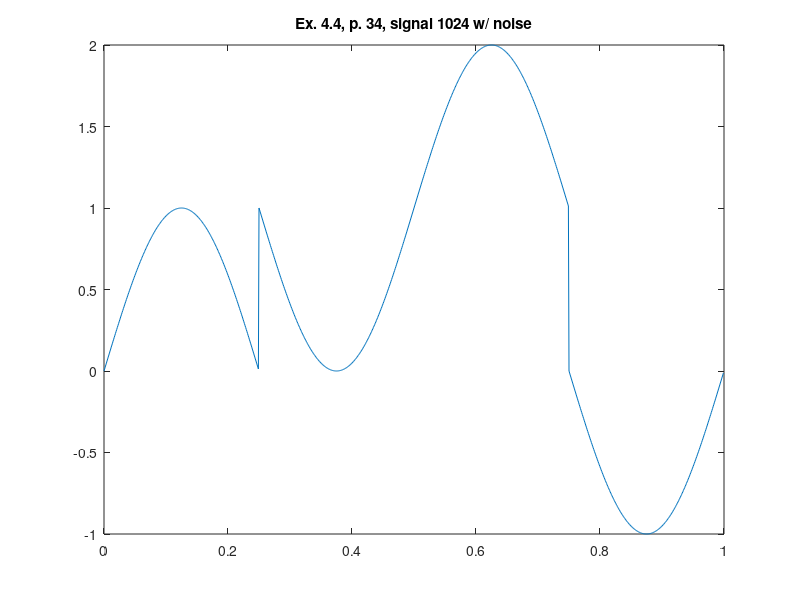

This figure's MATLAB source:
%% ========================================================================
%% Programmatic octave notes on "Ripples in Mathematics" by A. Jensen
%% and A. la Cour-Harbo written with a deep gratitude to the authors for
%% this wonderful text. 
%% 
%% Reconstruction of graphs in ex 4.4, p.34, CDF44, w/o noise.
%%
%% Author: Vladimir Kulyukin
%% 
%% NB: I have tested this code in Octave 4.
%% =========================================================================
t = (1.0/1024)*[0:1023];

%%y_ex_4_3_chirp_512_p33 = arrayfun(@(x) sin(x*x), t);

y_ex_4_4_1024_no_noise_p34 = [
0.0
0.012271538285719925
0.024541228522912288
0.03680722294135883
0.049067674327418015
0.06132073630220858
0.07356456359966743
0.0857973123444399
0.0980171403295606
0.11022220729388306
0.1224106751992162
0.13458070850712617
0.14673047445536175
0.15885814333386145
0.17096188876030122
0.18303988795514095
0.19509032201612825
0.20711137619221856
0.2191012401568698
0.2310581082806711
0.24298017990326387
0.25486565960451457
0.26671275747489837
0.27851968938505306
0.29028467725446233
0.3020059493192281
0.3136817403988915
0.3253102921622629
0.33688985339222005
0.34841868024943456
0.3598950365349881
0.37131719395183754
0.3826834323650898
0.3939920400610481
0.40524131400498986
0.41642956009763715
0.4275550934302821
0.43861623853852766
0.44961132965460654
0.46053871095824
0.47139673682599764
0.4821837720791227
0.49289819222978404
0.5035383837257176
0.5141027441932217
0.524589682678469
0.5349976198870972
0.5453249884220465
0.5555702330196022
0.5657318107836131
0.5758081914178453
0.5857978574564389
0.5956993044924334
0.6055110414043255
0.6152315905806268
0.6248594881423863
0.6343932841636455
0.6438315428897914
0.6531728429537768
0.6624157775901718
0.6715589548470183
0.680600997795453
0.6895405447370668
0.6983762494089729
0.7071067811865475
0.7157308252838186
0.7242470829514669
0.7326542716724128
0.7409511253549591
0.7491363945234593
0.7572088465064846
0.765167265622459
0.7730104533627369
0.7807372285720944
0.7883464276266062
0.7958369046088836
0.8032075314806448
0.8104571982525948
0.8175848131515837
0.8245893027850253
0.8314696123025452
0.838224705554838
0.844853565249707
0.8513551931052652
0.8577286100002721
0.8639728561215867
0.8700869911087113
0.8760700941954066
0.8819212643483549
0.8876396204028539
0.8932243011955153
0.8986744656939538
0.9039892931234433
0.9091679830905224
0.9142097557035307
0.9191138516900578
0.9238795325112867
0.9285060804732156
0.9329927988347388
0.937339011912575
0.9415440651830208
0.9456073253805213
0.9495281805930367
0.9533060403541938
0.9569403357322089
0.9604305194155658
0.9637760657954398
0.9669764710448521
0.970031253194544
0.9729399522055601
0.9757021300385286
0.9783173707196277
0.9807852804032304
0.9831054874312163
0.9852776423889412
0.9873014181578584
0.989176509964781
0.99090263542778
0.99247953459871
0.9939069700023561
0.9951847266721968
0.996312612182778
0.9972904566786902
0.9981181129001492
0.9987954562051724
0.9993223845883495
0.9996988186962042
0.9999247018391445
1.0
0.9999247018391445
0.9996988186962042
0.9993223845883495
0.9987954562051724
0.9981181129001492
0.9972904566786902
0.996312612182778
0.9951847266721969
0.9939069700023561
0.99247953459871
0.99090263542778
0.989176509964781
0.9873014181578584
0.9852776423889412
0.9831054874312163
0.9807852804032304
0.9783173707196277
0.9757021300385286
0.9729399522055602
0.970031253194544
0.9669764710448521
0.9637760657954398
0.9604305194155659
0.9569403357322089
0.9533060403541939
0.9495281805930367
0.9456073253805214
0.9415440651830208
0.937339011912575
0.9329927988347388
0.9285060804732156
0.9238795325112867
0.9191138516900578
0.9142097557035307
0.9091679830905225
0.9039892931234434
0.8986744656939539
0.8932243011955152
0.8876396204028539
0.881921264348355
0.8760700941954066
0.8700869911087115
0.8639728561215868
0.8577286100002721
0.8513551931052652
0.8448535652497072
0.8382247055548382
0.8314696123025453
0.8245893027850252
0.8175848131515837
0.8104571982525948
0.8032075314806449
0.7958369046088836
0.7883464276266063
0.7807372285720946
0.7730104533627371
0.7651672656224591
0.7572088465064847
0.7491363945234593
0.740951125354959
0.7326542716724128
0.7242470829514669
0.7157308252838187
0.7071067811865476
0.6983762494089729
0.689540544737067
0.6806009977954532
0.6715589548470186
0.662415777590172
0.6531728429537766
0.6438315428897914
0.6343932841636455
0.6248594881423863
0.6152315905806269
0.6055110414043255
0.5956993044924335
0.585797857456439
0.5758081914178454
0.5657318107836135
0.5555702330196022
0.5453249884220464
0.5349976198870972
0.524589682678469
0.5141027441932218
0.5035383837257177
0.49289819222978415
0.4821837720791229
0.47139673682599786
0.4605387109582402
0.4496113296546069
0.43861623853852755
0.42755509343028203
0.41642956009763715
0.4052413140049899
0.39399204006104815
0.3826834323650899
0.3713171939518377
0.35989503653498833
0.3484186802494348
0.33688985339222033
0.32531029216226326
0.3136817403988914
0.30200594931922803
0.2902846772544624
0.27851968938505317
0.2667127574748985
0.2548656596045147
0.24298017990326407
0.23105810828067133
0.21910124015687005
0.20711137619221884
0.1950903220161286
0.1830398879551409
0.17096188876030122
0.15885814333386147
0.1467304744553618
0.13458070850712628
0.12241067519921635
0.11022220729388324
0.09801714032956083
0.08579731234444016
0.07356456359966773
0.06132073630220849
0.049067674327417966
0.03680722294135883
0.024541228522912326
0.012271538285720007
1.0000000000000002
0.9877284617142802
0.9754587714770879
0.9631927770586414
0.9509323256725822
0.9386792636977918
0.9264354364003325
0.9142026876555601
0.9019828596704395
0.889777792706117
0.8775893248007839
0.865419291492874
0.8532695255446384
0.8411418566661388
0.8290381112396991
0.8169601120448593
0.8049096779838716
0.7928886238077815
0.7808987598431302
0.7689418917193289
0.7570198200967362
0.7451343403954855
0.7332872425251018
0.7214803106149471
0.709715322745538
0.6979940506807722
0.6863182596011088
0.674689707837737
0.66311014660778
0.6515813197505654
0.6401049634650119
0.6286828060481626
0.6173165676349104
0.6060079599389521
0.5947586859950103
0.5835704399023631
0.5724449065697181
0.5613837614614727
0.5503886703453933
0.5394612890417599
0.5286032631740023
0.5178162279208773
0.5071018077702161
0.49646161627428254
0.48589725580677845
0.4754103173215313
0.46500238011290307
0.45467501157795387
0.44442976698039804
0.43426818921638677
0.42419180858215466
0.41420214254356114
0.40430069550756675
0.39448895859567457
0.3847684094193733
0.37514051185761377
0.36560671583635473
0.3561684571102087
0.34682715704622347
0.3375842224098282
0.32844104515298156
0.319399002204547
0.31045945526293317
0.3016237505910272
0.29289321881345254
0.2842691747161815
0.2757529170485332
0.2673457283275873
0.2590488746450411
0.25086360547654096
0.24279115349351577
0.23483273437754104
0.22698954663726334
0.21926277142790562
0.2116535723733941
0.20416309539111654
0.19679246851935495
0.18954280174740534
0.18241518684841618
0.17541069721497493
0.16853038769745476
0.16177529444516214
0.15514643475029288
0.14864480689473514
0.142271389999728
0.13602714387841353
0.12991300889128865
0.12392990580459329
0.11807873565164506
0.11236037959714595
0.10677569880448479
0.10132553430604618
0.09601070687655688
0.09083201690947762
0.08579024429646953
0.08088614830994234
0.07612046748871348
0.07149391952678452
0.06700720116526104
0.06266098808742515
0.058455934816979194
0.05439267461947883
0.050471819406963325
0.04669395964580625
0.043059664267791176
0.039569480584434324
0.03622393420456016
0.03302352895514782
0.029968746805456026
0.027060047794439823
0.02429786996147154
0.021682629280372345
0.01921471959676968
0.016894512568783715
0.01472235761105889
0.012698581842141676
0.010823490035219097
0.00909736457221999
0.007520465401289922
0.0060930299976439395
0.004815273327803071
0.0036873878172219987
0.002709543321309793
0.0018818870998508208
0.001204543794827595
6.776154116505673E-4
3.0118130379575003E-4
7.529816085549701E-5
0.0
7.529816085549701E-5
3.0118130379575003E-4
6.776154116504562E-4
0.001204543794827595
0.0018818870998508208
0.002709543321309793
0.0036873878172219987
0.004815273327803071
0.0060930299976439395
0.007520465401289922
0.00909736457221999
0.010823490035219097
0.012698581842141565
0.014722357611058778
0.016894512568783604
0.01921471959676957
0.021682629280372234
0.02429786996147143
0.027060047794439712
0.029968746805456026
0.03302352895514771
0.03622393420456005
0.03956948058443421
0.043059664267791065
0.04669395964580625
0.050471819406963214
0.05439267461947872
0.05845593481697908
0.06266098808742504
0.06700720116526093
0.07149391952678441
0.07612046748871337
0.08088614830994212
0.08579024429646942
0.09083201690947751
0.09601070687655666
0.10132553430604596
0.10677569880448468
0.11236037959714584
0.11807873565164495
0.12392990580459307
0.12991300889128854
0.13602714387841341
0.14227138999972777
0.14864480689473492
0.15514643475029277
0.16177529444516203
0.16853038769745454
0.1754106972149747
0.18241518684841607
0.18954280174740512
0.19679246851935472
0.20416309539111632
0.21165357237339388
0.2192627714279053
0.22698954663726312
0.23483273437754082
0.24279115349351543
0.2508636054765403
0.2590488746450409
0.26734572832758685
0.275752917048533
0.28426917471618096
0.2928932188134523
0.3016237505910273
0.31045945526293284
0.319399002204547
0.32844104515298134
0.3375842224098282
0.3468271570462229
0.3561684571102085
0.36560671583635407
0.37514051185761355
0.3847684094193726
0.39448895859567434
0.40430069550756675
0.4142021425435609
0.4241918085821548
0.43426818921638644
0.4444297669803978
0.4546750115779532
0.46500238011290274
0.4754103173215306
0.4858972558067781
0.49646161627428187
0.5071018077702157
0.5178162279208773
0.5286032631740021
0.53946128904176
0.5503886703453931
0.5613837614614723
0.5724449065697175
0.5835704399023627
0.5947586859950096
0.6060079599389517
0.6173165676349096
0.6286828060481622
0.640104963465012
0.6515813197505651
0.66311014660778
0.6746897078377366
0.6863182596011085
0.6979940506807714
0.7097153227455375
0.7214803106149463
0.7332872425251014
0.7451343403954855
0.7570198200967359
0.768941891719329
0.7808987598431298
0.7928886238077815
0.8049096779838713
0.816960112044859
0.8290381112396983
0.8411418566661384
0.8532695255446376
0.8654192914928736
0.877589324800784
0.8897777927061167
0.9019828596704395
0.9142026876555597
0.9264354364003325
0.938679263697791
0.9509323256725819
0.9631927770586406
0.9754587714770876
0.9877284617142794
0.9999999999999998
1.0122715382857201
1.0245412285229119
1.036807222941359
1.0490676743274177
1.0613207363022086
1.073564563599667
1.0857973123444398
1.09801714032956
1.1102222072938828
1.1224106751992156
1.134580708507126
1.146730474455362
1.1588581433338612
1.1709618887603013
1.1830398879551405
1.1950903220161282
1.207111376192218
1.2191012401568697
1.2310581082806706
1.2429801799032636
1.2548656596045138
1.266712757474898
1.2785196893850532
1.290284677254462
1.302005949319228
1.313681740398891
1.3253102921622628
1.3368898533922196
1.3484186802494345
1.3598950365349876
1.3713171939518374
1.38268343236509
1.3939920400610477
1.40524131400499
1.4164295600976369
1.427555093430282
1.4386162385385273
1.4496113296546065
1.4605387109582395
1.4713967368259975
1.4821837720791222
1.492898192229784
1.5035383837257177
1.5141027441932216
1.524589682678469
1.534997619887097
1.5453249884220464
1.5555702330196017
1.5657318107836131
1.5758081914178448
1.5857978574564386
1.5956993044924328
1.6055110414043252
1.615231590580627
1.6248594881423861
1.6343932841636455
1.6438315428897912
1.6531728429537766
1.6624157775901713
1.6715589548470184
1.6806009977954526
1.6895405447370668
1.6983762494089722
1.7071067811865475
1.7157308252838188
1.7242470829514667
1.7326542716724127
1.7409511253549588
1.7491363945234593
1.7572088465064843
1.7651672656224588
1.7730104533627364
1.7807372285720944
1.788346427626606
1.7958369046088833
1.8032075314806448
1.8104571982525945
1.8175848131515837
1.824589302785025
1.8314696123025453
1.8382247055548377
1.8448535652497071
1.8513551931052648
1.857728610000272
1.8639728561215865
1.8700869911087112
1.8760700941954065
1.881921264348355
1.887639620402854
1.8932243011955152
1.8986744656939538
1.903989293123443
1.9091679830905224
1.9142097557035305
1.9191138516900577
1.9238795325112865
1.9285060804732155
1.9329927988347388
1.9373390119125746
1.9415440651830207
1.945607325380521
1.9495281805930367
1.9533060403541938
1.9569403357322088
1.9604305194155656
1.96377606579544
1.9669764710448523
1.9700312531945439
1.9729399522055602
1.9757021300385285
1.9783173707196275
1.9807852804032304
1.9831054874312164
1.985277642388941
1.9873014181578583
1.989176509964781
1.99090263542778
1.99247953459871
1.993906970002356
1.995184726672197
1.996312612182778
1.9972904566786902
1.998118112900149
1.9987954562051724
1.9993223845883494
1.9996988186962041
1.9999247018391446
2.0
1.9999247018391446
1.9996988186962041
1.9993223845883494
1.9987954562051724
1.998118112900149
1.9972904566786902
1.996312612182778
1.995184726672197
1.9939069700023562
1.99247953459871
1.9909026354277801
1.9891765099647811
1.9873014181578583
1.985277642388941
1.9831054874312164
1.9807852804032307
1.9783173707196275
1.9757021300385285
1.9729399522055604
1.9700312531945443
1.966976471044852
1.96377606579544
1.960430519415566
1.9569403357322086
1.9533060403541938
1.949528180593037
1.9456073253805215
1.9415440651830207
1.937339011912575
1.9329927988347393
1.9285060804732161
1.9238795325112867
1.9191138516900579
1.914209755703531
1.9091679830905222
1.9039892931234434
1.898674465693954
1.8932243011955157
1.8876396204028538
1.8819212643483552
1.876070094195407
1.8700869911087121
1.8639728561215867
1.8577286100002723
1.8513551931052656
1.844853565249707
1.838224705554838
1.8314696123025456
1.824589302785026
1.8175848131515835
1.810457198252595
1.8032075314806453
1.7958369046088842
1.7883464276266063
1.7807372285720948
1.7730104533627375
1.7651672656224586
1.7572088465064846
1.7491363945234597
1.7409511253549597
1.7326542716724127
1.7242470829514671
1.7157308252838193
1.7071067811865483
1.6983762494089727
1.6895405447370673
1.6806009977954537
1.671558954847018
1.6624157775901718
1.653172842953777
1.6438315428897923
1.6343932841636453
1.6248594881423866
1.6152315905806276
1.6055110414043252
1.5956993044924332
1.585797857456439
1.575808191417846
1.565731810783613
1.5555702330196022
1.5453249884220468
1.5349976198870983
1.5245896826784686
1.514102744193222
1.5035383837257181
1.4928981922297835
1.4821837720791227
1.471396736825998
1.4605387109582408
1.4496113296546063
1.4386162385385277
1.4275550934302825
1.4164295600976382
1.4052413140049897
1.3939920400610484
1.3826834323650905
1.3713171939518372
1.3598950365349882
1.3484186802494351
1.3368898533922209
1.3253102921622626
1.3136817403988916
1.3020059493192286
1.2902846772544634
1.278519689385053
1.2667127574748986
1.2548656596045153
1.2429801799032634
1.231058108280671
1.2191012401568702
1.2071113761922194
1.195090322016128
1.1830398879551411
1.170961888760302
1.1588581433338625
1.1467304744553617
1.1345807085071264
1.1224106751992171
1.1102222072938825
1.0980171403295607
1.0857973123444404
1.0735645635996685
1.0613207363022084
1.0490676743274183
1.0368072229413596
1.0245412285229134
1.0122715382857197
3.6739403974420594E-16
-0.012271538285719072
-0.024541228522912725
-0.03680722294135878
-0.04906767432741748
-0.06132073630220756
-0.07356456359966769
-0.08579731234443967
-0.0980171403295599
-0.11022220729388188
-0.12241067519921629
-0.1345807085071258
-0.1467304744553609
-0.15885814333386186
-0.17096188876030116
-0.18303988795514042
-0.19509032201612725
-0.20711137619221878
-0.21910124015686958
-0.23105810828067042
-0.2429801799032627
-0.2548656596045146
-0.266712757474898
-0.2785196893850522
-0.2902846772544627
-0.302005949319228
-0.3136817403988909
-0.3253102921622619
-0.3368898533922203
-0.34841868024943434
-0.35989503653498744
-0.3713171939518364
-0.38268343236508984
-0.3939920400610477
-0.40524131400498903
-0.41642956009763754
-0.427555093430282
-0.4386162385385271
-0.44961132965460565
-0.4605387109582402
-0.4713967368259974
-0.4821837720791221
-0.4928981922297829
-0.5035383837257176
-0.5141027441932213
-0.5245896826784681
-0.5349976198870975
-0.5453249884220464
-0.5555702330196017
-0.5657318107836122
-0.5758081914178454
-0.5857978574564386
-0.5956993044924327
-0.6055110414043245
-0.6152315905806268
-0.624859488142386
-0.6343932841636448
-0.6438315428897917
-0.6531728429537766
-0.6624157775901713
-0.6715589548470176
-0.6806009977954531
-0.6895405447370667
-0.6983762494089722
-0.7071067811865479
-0.7157308252838186
-0.7242470829514666
-0.7326542716724121
-0.7409511253549593
-0.7491363945234593
-0.7572088465064841
-0.7651672656224582
-0.7730104533627371
-0.7807372285720943
-0.7883464276266058
-0.7958369046088838
-0.8032075314806449
-0.8104571982525945
-0.8175848131515832
-0.8245893027850254
-0.8314696123025451
-0.8382247055548376
-0.8448535652497065
-0.8513551931052652
-0.8577286100002719
-0.8639728561215863
-0.8700869911087117
-0.8760700941954066
-0.8819212643483548
-0.8876396204028535
-0.8932243011955154
-0.8986744656939537
-0.903989293123443
-0.9091679830905219
-0.9142097557035307
-0.9191138516900575
-0.9238795325112864
-0.9285060804732157
-0.9329927988347388
-0.9373390119125747
-0.9415440651830205
-0.9456073253805214
-0.9495281805930366
-0.9533060403541936
-0.9569403357322085
-0.9604305194155658
-0.9637760657954397
-0.9669764710448518
-0.9700312531945441
-0.9729399522055602
-0.9757021300385285
-0.9783173707196274
-0.9807852804032305
-0.9831054874312163
-0.9852776423889411
-0.9873014181578582
-0.989176509964781
-0.99090263542778
-0.9924795345987099
-0.9939069700023561
-0.9951847266721969
-0.996312612182778
-0.9972904566786901
-0.9981181129001492
-0.9987954562051724
-0.9993223845883494
-0.9996988186962041
-0.9999247018391445
-1.0
-0.9999247018391445
-0.9996988186962042
-0.9993223845883495
-0.9987954562051724
-0.9981181129001493
-0.9972904566786902
-0.996312612182778
-0.9951847266721969
-0.9939069700023562
-0.99247953459871
-0.9909026354277801
-0.9891765099647811
-0.9873014181578583
-0.9852776423889412
-0.9831054874312164
-0.9807852804032307
-0.9783173707196275
-0.9757021300385286
-0.9729399522055603
-0.9700312531945443
-0.9669764710448521
-0.96377606579544
-0.9604305194155661
-0.9569403357322088
-0.9533060403541939
-0.9495281805930369
-0.9456073253805217
-0.9415440651830207
-0.9373390119125751
-0.9329927988347392
-0.928506080473216
-0.9238795325112867
-0.9191138516900579
-0.914209755703531
-0.9091679830905223
-0.9039892931234434
-0.8986744656939541
-0.8932243011955159
-0.8876396204028539
-0.8819212643483552
-0.876070094195407
-0.8700869911087121
-0.8639728561215867
-0.8577286100002723
-0.8513551931052656
-0.8448535652497069
-0.8382247055548382
-0.8314696123025456
-0.824589302785026
-0.8175848131515836
-0.810457198252595
-0.8032075314806454
-0.7958369046088843
-0.7883464276266063
-0.7807372285720948
-0.7730104533627375
-0.7651672656224587
-0.7572088465064847
-0.7491363945234597
-0.7409511253549599
-0.7326542716724127
-0.7242470829514671
-0.7157308252838193
-0.7071067811865485
-0.6983762494089729
-0.6895405447370673
-0.6806009977954538
-0.6715589548470182
-0.6624157775901719
-0.6531728429537773
-0.6438315428897924
-0.6343932841636455
-0.6248594881423867
-0.6152315905806275
-0.6055110414043252
-0.5956993044924334
-0.5857978574564393
-0.5758081914178461
-0.565731810783613
-0.5555702330196024
-0.545324988422047
-0.5349976198870983
-0.5245896826784688
-0.5141027441932221
-0.5035383837257184
-0.4928981922297837
-0.48218377207912283
-0.47139673682599814
-0.46053871095824095
-0.44961132965460643
-0.4386162385385279
-0.42755509343028275
-0.4164295600976383
-0.4052413140049898
-0.3939920400610485
-0.3826834323650906
-0.3713171939518372
-0.3598950365349883
-0.3484186802494351
-0.33688985339222105
-0.32531029216226276
-0.31368174039889174
-0.3020059493192288
-0.29028467725446355
-0.27851968938505306
-0.2667127574748988
-0.25486565960451546
-0.24298017990326354
-0.23105810828067125
-0.2191012401568704
-0.20711137619221964
-0.19509032201612808
-0.18303988795514126
-0.170961888760302
-0.1588581433338627
-0.14673047445536175
-0.13458070850712664
-0.12241067519921715
-0.11022220729388273
-0.09801714032956076
-0.08579731234444053
-0.07356456359966855
-0.06132073630220841
-0.049067674327418334
-0.03680722294135964
-0.024541228522913582
-0.01227153828571993
];

figure;
plot(t, y_ex_4_4_1024_no_noise_p34);
xlim([0 1]);
title('Ex. 4.4, p. 34, signal 1024 w/ noise');
